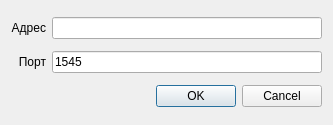
<?xml version="1.0" encoding="UTF-8"?>
<ui version="4.0">
 <class>dNewServer</class>
 <widget class="QDialog" name="dNewServer">
  <property name="geometry">
   <rect>
    <x>0</x>
    <y>0</y>
    <width>333</width>
    <height>125</height>
   </rect>
  </property>
  <property name="windowTitle">
   <string>Создать подключение к службе RAS</string>
  </property>
  <layout class="QGridLayout" name="gridLayout">
   <item row="0" column="0">
    <widget class="QLabel" name="label">
     <property name="layoutDirection">
      <enum>Qt::LeftToRight</enum>
     </property>
     <property name="text">
      <string>Адрес</string>
     </property>
     <property name="alignment">
      <set>Qt::AlignRight|Qt::AlignTrailing|Qt::AlignVCenter</set>
     </property>
    </widget>
   </item>
   <item row="0" column="1">
    <widget class="QLineEdit" name="eHost"/>
   </item>
   <item row="1" column="0">
    <widget class="QLabel" name="label_2">
     <property name="layoutDirection">
      <enum>Qt::LeftToRight</enum>
     </property>
     <property name="text">
      <string>Порт</string>
     </property>
     <property name="alignment">
      <set>Qt::AlignRight|Qt::AlignTrailing|Qt::AlignVCenter</set>
     </property>
    </widget>
   </item>
   <item row="1" column="1">
    <widget class="QLineEdit" name="ePort">
     <property name="text">
      <string>1545</string>
     </property>
    </widget>
   </item>
   <item row="2" column="0" colspan="2">
    <widget class="QDialogButtonBox" name="buttonBox">
     <property name="orientation">
      <enum>Qt::Horizontal</enum>
     </property>
     <property name="standardButtons">
      <set>QDialogButtonBox::Cancel|QDialogButtonBox::Ok</set>
     </property>
    </widget>
   </item>
  </layout>
 </widget>
 <resources/>
 <connections>
  <connection>
   <sender>buttonBox</sender>
   <signal>accepted()</signal>
   <receiver>dNewServer</receiver>
   <slot>accept()</slot>
   <hints>
    <hint type="sourcelabel">
     <x>248</x>
     <y>254</y>
    </hint>
    <hint type="destinationlabel">
     <x>157</x>
     <y>274</y>
    </hint>
   </hints>
  </connection>
  <connection>
   <sender>buttonBox</sender>
   <signal>rejected()</signal>
   <receiver>dNewServer</receiver>
   <slot>reject()</slot>
   <hints>
    <hint type="sourcelabel">
     <x>316</x>
     <y>260</y>
    </hint>
    <hint type="destinationlabel">
     <x>286</x>
     <y>274</y>
    </hint>
   </hints>
  </connection>
 </connections>
</ui>
